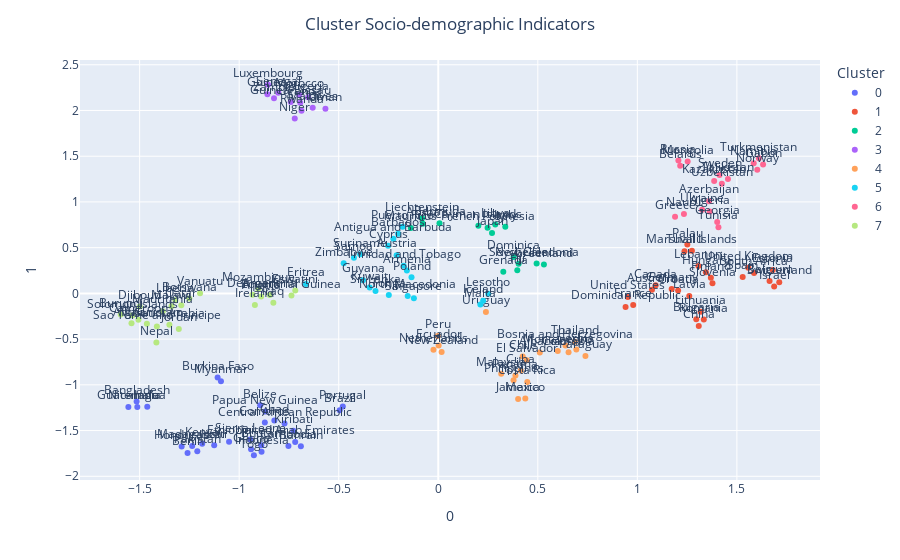

The code cell stored with this chart in its notebook:
### Markdown cell above
# Socio-demographic indicators

Perform the same code as before but for different indicators.

TSNE() and AffinityPropagation() parameters have been optimized again for this case.

### Code cell
#Reload the oringinal dataframe, now only with socio-demographic indicators
df_normalized = corr_df.copy()
df_normalized.drop(df_normalized.columns.difference(soc_dem_ind), 1, inplace=True)
df_normalized = df_normalized.dropna(how='all')
df_normalized = df_normalized.fillna(value = 0)

#Apply t-SNE
tsne = TSNE(n_components = 2, perplexity = 5, n_iter = 20000, learning_rate = 100.0, init = 'pca')
tsne_result = tsne.fit_transform(df_normalized)
new_df_tsne = pd.DataFrame(np.hstack((np.array(df_normalized.index).reshape(-1, 1), tsne_result)), columns = ['Country', '1st_component', '2nd_component'])
new_df_tsne.set_index('Country', inplace = True)

#Apply Clustering
X_affinity_socdem = pd.DataFrame(StandardScaler().fit_transform(new_df_tsne))
X_affinity_socdem.index = new_df_tsne.index
'''Apply AffinityPropagation'''
optics = AffinityPropagation(damping=0.5).fit(X_affinity_socdem)
labels_affinity = optics.labels_

#Display plot
X_affinity_socdem['Cluster'] = labels_affinity
X_affinity_socdem['Cluster'] = X_affinity_socdem['Cluster'].astype(str)
fig = px.scatter(X_affinity_socdem, x= X_affinity_socdem.columns[0], y=X_affinity_socdem.columns[1], text= X_affinity_socdem.index, size_max=100, color='Cluster', category_orders={"Cluster": sort(list(set(X_affinity_socdem.loc[:, 'Cluster'])))})
fig.update_layout(title_text='Cluster Socio-demographic Indicators', title_x=0.5)
fig.update_traces(textposition='top center')
fig.show()

### Figure 1 — Plotly figure (JSON) as saved in the notebook; plotly's stock layout.template omitted (floating-point values rounded to 4 significant figures)
{"data": [{"hovertemplate": "Cluster=0<br>0=%{x}<br>1=%{y}<br>Country=%{text}<extra></extra>", "legendgroup": "0", "marker": {"color": "#636efa", "symbol": "circle"}, "mode": "markers+text", "name": "0", "orientation": "v", "showlegend": true, "text": ["Comoros", "Burkina Faso", "Sierra Leone", "Bhutan", "Central African Republic", "Madagascar", "Guatemala", "Papua New Guinea", "Pakistan", "Chad", "Brazil", "Indonesia", "United Arab Emirates", "Portugal", "Ghana", "Cambodia", "Benin", "Honduras", "India", "Bahrain", "Myanmar", "Haiti", "Ethiopia", "Bangladesh", "Kiribati", "Nicaragua", "Belize", "Togo", "Kenya"], "textposition": "top center", "type": "scatter", "x": [-0.8711, -1.108, -0.9443, -0.8889, -0.7722, -1.236, -1.557, -0.8687, -1.21, -0.8232, -0.495, -0.8876, -0.7186, -0.4794, -0.9403, -0.7525, -1.259, -1.289, -1.462, -0.69, -1.091, -1.125, -1.051, -1.515, -0.7281, -1.512, -0.8944, -0.9261, -1.186], "xaxis": "x", "y": [-1.413, -0.9193, -1.599, -1.66, -1.422, -1.669, -1.244, -1.291, -1.725, -1.391, -1.277, -1.732, -1.624, -1.236, -1.705, -1.668, -1.746, -1.674, -1.239, -1.672, -0.9595, -1.661, -1.623, -1.183, -1.502, -1.242, -1.224, -1.77, -1.644], "yaxis": "y"}, {"hovertemplate": "Cluster=1<br>0=%{x}<br>1=%{y}<br>Country=%{text}<extra></extra>", "legendgroup": "1", "marker": {"color": "#EF553B", "symbol": "circle"}, "mode": "markers+text", "name": "1", "orientation": "v", "showlegend": true, "text": ["South Africa", "Tuvalu", "United Kingdom", "Spain", "Dominican Republic", "Lebanon", "Canada", "Finland", "Slovenia", "Croatia", "Germany", "United States", "Estonia", "Bulgaria", "France", "Australia", "Latvia", "Hungary", "China", "Israel", "Lithuania", "Switzerland", "Marshall Islands", "Palau", "Belgium", "Romania"], "textposition": "top center", "type": "scatter", "x": [1.586, 1.237, 1.557, 1.529, 0.9409, 1.307, 1.092, 1.369, 1.377, 1.205, 1.172, 0.952, 1.68, 1.296, 0.9792, 1.074, 1.261, 1.344, 1.308, 1.687, 1.318, 1.713, 1.274, 1.251, 1.664, 1.334], "xaxis": "x", "y": [0.2217, 0.4616, 0.2806, 0.1804, -0.1498, 0.3005, 0.08807, 0.1714, 0.11, 0.03088, 0.04779, -0.04052, 0.257, -0.282, -0.1267, 0.04024, -0.02801, 0.2316, -0.3565, 0.07448, -0.1995, 0.1225, 0.4661, 0.5338, 0.1341, -0.2855], "yaxis": "y"}, {"hovertemplate": "Cluster=2<br>0=%{x}<br>1=%{y}<br>Country=%{text}<extra></extra>", "legendgroup": "2", "marker": {"color": "#00cc96", "symbol": "circle"}, "mode": "markers+text", "name": "2", "orientation": "v", "showlegend": true, "text": ["Greenland", "Libya", "Bermuda", "Dominica", "Japan", "Seychelles", "Aruba", "Fiji", "French Polynesia", "New Caledonia", "Italy", "Liechtenstein", "Grenada", "Cayman Islands", "Mauritius"], "textposition": "top center", "type": "scatter", "x": [0.5307, 0.2864, 0.0063, 0.3786, 0.2701, 0.4037, -0.0775, 0.3969, 0.2478, 0.4941, 0.3367, -0.08137, 0.3267, 0.2014, -0.1377], "xaxis": "x", "y": [0.3151, 0.7537, 0.7677, 0.3971, 0.6611, 0.3249, 0.7607, 0.2541, 0.7188, 0.3255, 0.7275, 0.8207, 0.2377, 0.7401, 0.7154], "yaxis": "y"}, {"hovertemplate": "Cluster=3<br>0=%{x}<br>1=%{y}<br>Country=%{text}<extra></extra>", "legendgroup": "3", "marker": {"color": "#ab63fa", "symbol": "circle"}, "mode": "markers+text", "name": "3", "orientation": "v", "showlegend": true, "text": ["Oman", "Morocco", "Niger", "Rwanda", "Guinea", "Luxembourg", "Guinea-Bissau", "Senegal", "Uganda", "Nigeria", "Zambia", "Maldives"], "textposition": "top center", "type": "scatter", "x": [-0.5667, -0.6983, -0.7209, -0.6868, -0.858, -0.8554, -0.7407, -0.8037, -0.693, -0.6534, -0.8251, -0.6306], "xaxis": "x", "y": [2.02, 2.17, 1.912, 1.996, 2.179, 2.281, 2.094, 2.195, 2.084, 2.144, 2.133, 2.03], "yaxis": "y"}, {"hovertemplate": "Cluster=4<br>0=%{x}<br>1=%{y}<br>Country=%{text}<extra></extra>", "legendgroup": "4", "marker": {"color": "#FFA15A", "symbol": "circle"}, "mode": "markers+text", "name": "4", "orientation": "v", "showlegend": true, "text": ["New Zealand", "Colombia", "Jamaica", "El Salvador", "Montenegro", "Bosnia and Herzegovina", "Serbia", "Panama", "Peru", "Costa Rica", "Ecuador", "Thailand", "Albania", "Uruguay", "Mexico", "Paraguay", "Cuba", "Philippines", "Chile", "Netherlands", "Malaysia"], "textposition": "top center", "type": "scatter", "x": [0.01692, 0.6545, 0.4012, 0.445, 0.6003, 0.6391, 0.6936, 0.3877, -0.002517, 0.4471, 0.001882, 0.686, 0.5101, 0.2393, 0.4372, 0.7394, 0.4147, 0.3782, 0.4242, -0.02403, 0.3161], "xaxis": "x", "y": [-0.6401, -0.6439, -1.154, -0.7311, -0.6306, -0.5689, -0.6129, -0.8992, -0.4673, -0.9695, -0.5693, -0.5292, -0.6461, -0.2039, -1.15, -0.6856, -0.8421, -0.9487, -0.6889, -0.6166, -0.8796], "yaxis": "y"}, {"hovertemplate": "Cluster=5<br>0=%{x}<br>1=%{y}<br>Country=%{text}<extra></extra>", "legendgroup": "5", "marker": {"color": "#19d3f3", "symbol": "circle"}, "mode": "markers+text", "name": "5", "orientation": "v", "showlegend": true, "text": ["Barbados", "Iceland", "Samoa", "Lesotho", "Puerto Rico", "Kuwait", "Sri Lanka", "Austria", "Singapore", "Suriname", "Cyprus", "Malta", "Armenia", "Eritrea", "Antigua and Barbuda", "Trinidad and Tobago", "Tonga", "Zimbabwe", "North Macedonia", "Guyana", "Poland"], "textposition": "top center", "type": "scatter", "x": [-0.2014, 0.2256, -0.4236, 0.2512, -0.1794, -0.3446, -0.3151, -0.2091, -0.1224, -0.392, -0.2519, 0.2114, -0.1577, -0.6643, -0.2254, -0.1739, -0.2484, -0.4749, -0.1535, -0.378, -0.1342], "xaxis": "x", "y": [0.6517, -0.07937, 0.3886, -0.004637, 0.7285, 0.06517, 0.02571, 0.4179, -0.05252, 0.4278, 0.521, -0.1209, 0.2508, 0.1036, 0.5963, 0.3032, -0.01728, 0.3293, -0.02753, 0.1444, 0.1752], "yaxis": "y"}, {"hovertemplate": "Cluster=6<br>0=%{x}<br>1=%{y}<br>Country=%{text}<extra></extra>", "legendgroup": "6", "marker": {"color": "#FF6692", "symbol": "circle"}, "mode": "markers+text", "name": "6", "orientation": "v", "showlegend": true, "text": ["Azerbaijan", "Belarus", "Sweden", "Kazakhstan", "Turkmenistan", "Algeria", "Russia", "Mongolia", "Tunisia", "Georgia", "Namibia", "Tajikistan", "Gabon", "Norway", "Greece", "Uzbekistan", "Ukraine", "Nauru"], "textposition": "top center", "type": "scatter", "x": [1.36, 1.215, 1.413, 1.386, 1.61, 1.364, 1.206, 1.253, 1.407, 1.401, 1.585, 1.455, 1.632, 1.602, 1.189, 1.424, 1.325, 1.234], "xaxis": "x", "y": [1.008, 1.395, 1.295, 1.228, 1.477, 0.8966, 1.452, 1.441, 0.7235, 0.7798, 1.424, 1.25, 1.411, 1.351, 0.8366, 1.199, 0.9146, 0.8677], "yaxis": "y"}, {"hovertemplate": "Cluster=7<br>0=%{x}<br>1=%{y}<br>Country=%{text}<extra></extra>", "legendgroup": "7", "marker": {"color": "#B6E880", "symbol": "circle"}, "mode": "markers+text", "name": "7", "orientation": "v", "showlegend": true, "text": ["Argentina", "Djibouti", "Eswatini", "Equatorial Guinea", "Ireland", "Liberia", "Jordan", "Iraq", "Saudi Arabia", "Botswana", "Vanuatu", "Afghanistan", "Solomon Islands", "Mauritania", "Malawi", "Angola", "Burundi", "Nepal", "Mali", "Sao Tome and Principe", "Cameroon", "Qatar", "Denmark", "Mozambique"], "textposition": "top center", "type": "scatter", "x": [-0.8463, -1.499, -0.7182, -0.7374, -0.921, -1.32, -1.303, -0.8282, -1.35, -1.25, -1.197, -1.464, -1.537, -1.384, -1.34, -0.8898, -1.595, -1.416, -1.541, -1.413, -1.506, -1.291, -0.933, -0.9039], "xaxis": "x", "y": [-0.01738, -0.143, 0.03188, -0.02306, -0.1261, -0.07466, -0.3899, -0.1036, -0.3424, -0.05628, 0.002213, -0.3331, -0.2428, -0.1946, -0.1407, -0.03434, -0.2307, -0.5359, -0.327, -0.3631, -0.2879, -0.1285, -0.01478, 0.04932], "yaxis": "y"}], "layout": {"legend": {"title": {"text": "Cluster"}, "tracegroupgap": 0}, "margin": {"t": 60}, "title": {"text": "Cluster Socio-demographic Indicators", "x": 0.5}, "xaxis": {"anchor": "y", "domain": [0, 1], "title": {"text": "0"}}, "yaxis": {"anchor": "x", "domain": [0, 1], "title": {"text": "1"}}}}
